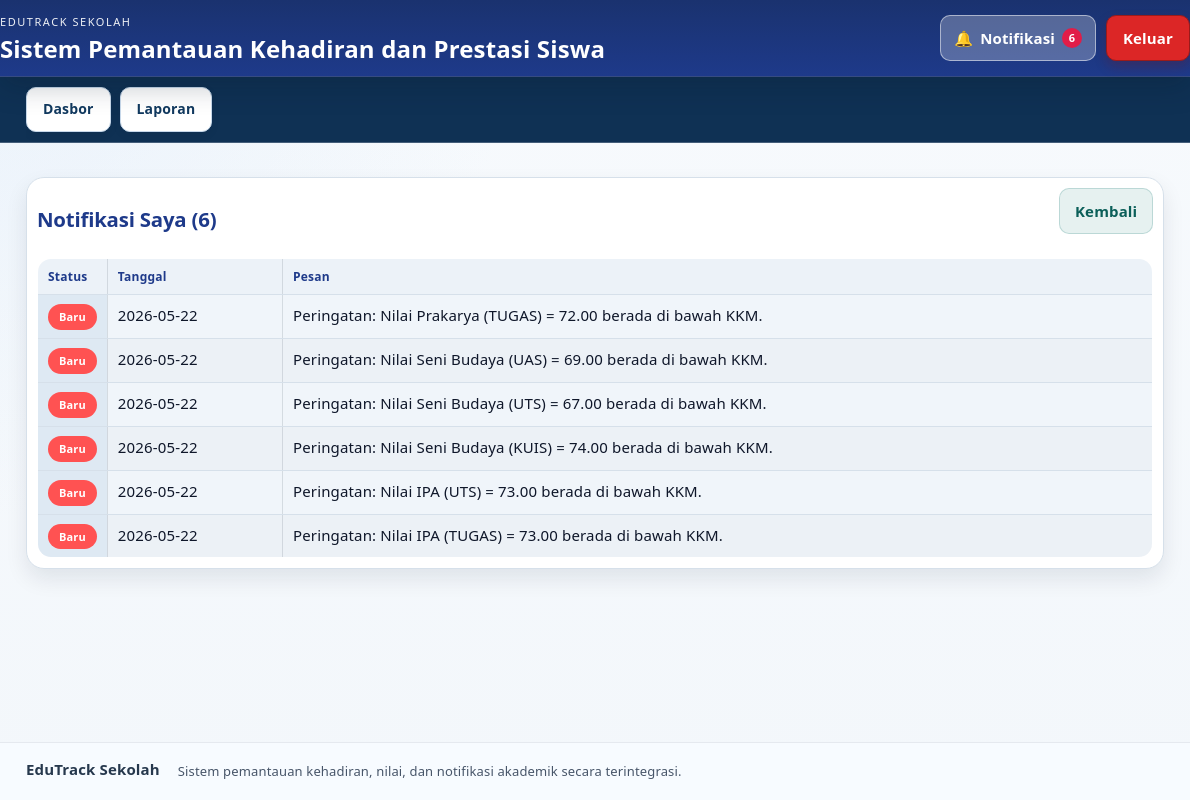
/public/notifikasi.php (signed in), run on the app's committed database.
### tables this page shows
CREATE TABLE tbl_notifikasi (
    id_notifikasi INT AUTO_INCREMENT PRIMARY KEY,
    id_user INT NOT NULL,
    pesan VARCHAR(255) NOT NULL,
    tanggal DATE NOT NULL,
    dibaca BOOLEAN DEFAULT FALSE,
    created_at TIMESTAMP DEFAULT CURRENT_TIMESTAMP,
    FOREIGN KEY (id_user) REFERENCES tbl_users(id_user) ON DELETE CASCADE
);

### app/config/otentikasi.php (called while the page is built, shortened)
<?php
function url(string $path = ''): string
{
    $base = rtrim(BASE_URL, '/');
    $cleanPath = ltrim($path, '/');
    return $cleanPath === '' ? $base . '/' : $base . '/' . $cleanPath;
}
function current_user(): ?array
{
    return $_SESSION['user'] ?? null;
}
function e(string $value): string
{
    return htmlspecialchars($value, ENT_QUOTES, 'UTF-8');
}

### public/notifikasi.php (the view, shortened to what this page needs)
<?php
require_once __DIR__ . '/../app/config/bootstrap.php';
$user = current_user();
$hasReadColumn = db_column_exists($pdo, 'tbl_notifikasi', 'dibaca');
if ($hasReadColumn) {
    $stmt = $pdo->prepare('SELECT id_notifikasi, pesan, tanggal, dibaca FROM tbl_notifikasi WHERE id_user = ? ORDER BY id_notifikasi DESC LIMIT 50');
    $stmt->execute([$user['id_user']]);
    $notifs = $stmt->fetchAll();
}
$adminSystemNotifs = [];
$fallbackBack = url('dasbor.php');
$referrer = $fallbackBack;
include __DIR__ . '/../app/includes/header.php';
?>
    <div class="notification-page">
        <section class="card notification-panel" id="notifikasi-saya">
            <div class="section-heading notification-panel-head">
                <div>
                    <p class="brand-kicker">Pusat Pemberitahuan</p>
                    <h2><?= e(($user['role'] ?? '') === 'admin'
                        ? 'Notifikasi Sistem (' . count($adminSystemNotifs) . ')'
                        : 'Notifikasi Saya (' . count($notifs) . ')') ?></h2>
                </div>
                <a href="<?= e($referrer) ?>" class="action-link notification-back-link">Kembali</a>
            </div>
            <?php if (($user['role'] ?? '') !== 'admin'): ?>
                <?php if (!$notifs): ?>
                    <div class="empty-state">
                        <strong>Belum ada notifikasi.</strong>
                        <p>Semua pemberitahuan baru akan muncul di halaman ini.</p>
                    </div>
                <?php else: ?>
                    <div class="table-wrap">
                        <table class="notif-table">
                            <thead>
                            <tr>
                                <th>Status</th>
                                <th>Tanggal</th>
                                <th>Pesan</th>
                            </tr>
                            </thead>
                            <tbody>
                            <?php foreach ($notifs as $notif): ?>
                                <tr class="notif-row <?= (bool) $notif['dibaca'] ? 'notif-read' : 'notif-unread' ?>" data-notif-id="<?= e((string) $notif['id_notifikasi']) ?>">
                                    <td class="notif-status">
                                        <?php if (!(bool) $notif['dibaca']): ?>
                                            <span class="badge unread-badge">Baru</span>
                                        <?php else: ?>
                                            <span class="status-text read">✓</span>
                                        <?php endif; ?>
                                    </td>
                                    <td class="notif-date"><?= e($notif['tanggal']) ?></td>
                                    <td class="notif-message"><?= e($notif['pesan']) ?></td>
                                </tr>
                            <?php endforeach; ?>
                            </tbody>
                        </table>
                    </div>
                <?php endif; ?>
            <?php endif; ?>
        </section>
    </div>
<?php include __DIR__ . '/../app/includes/footer.php'; ?>

### app/includes/header.php (style rules this page uses)
html { overflow-y: scroll; scrollbar-gutter: stable; }

### data on the page
tbl_notifikasi: dibaca "Baru", tanggal "2026-05-22", pesan "Peringatan: Nilai Prakarya (TUGAS) = 72.00 berada di bawah KKM."
tbl_notifikasi: dibaca "Baru", tanggal "2026-05-22", pesan "Peringatan: Nilai Seni Budaya (UAS) = 69.00 berada di bawah KKM."
tbl_notifikasi: dibaca "Baru", tanggal "2026-05-22", pesan "Peringatan: Nilai Seni Budaya (UTS) = 67.00 berada di bawah KKM."
tbl_notifikasi: dibaca "Baru", tanggal "2026-05-22", pesan "Peringatan: Nilai Seni Budaya (KUIS) = 74.00 berada di bawah KKM."
tbl_notifikasi: dibaca "Baru", tanggal "2026-05-22", pesan "Peringatan: Nilai IPA (UTS) = 73.00 berada di bawah KKM."
tbl_notifikasi: dibaca "Baru", tanggal "2026-05-22", pesan "Peringatan: Nilai IPA (TUGAS) = 73.00 berada di bawah KKM."

### other printed values
$notifLabel "Notifikasi"
$totalNotifBadge "6"
